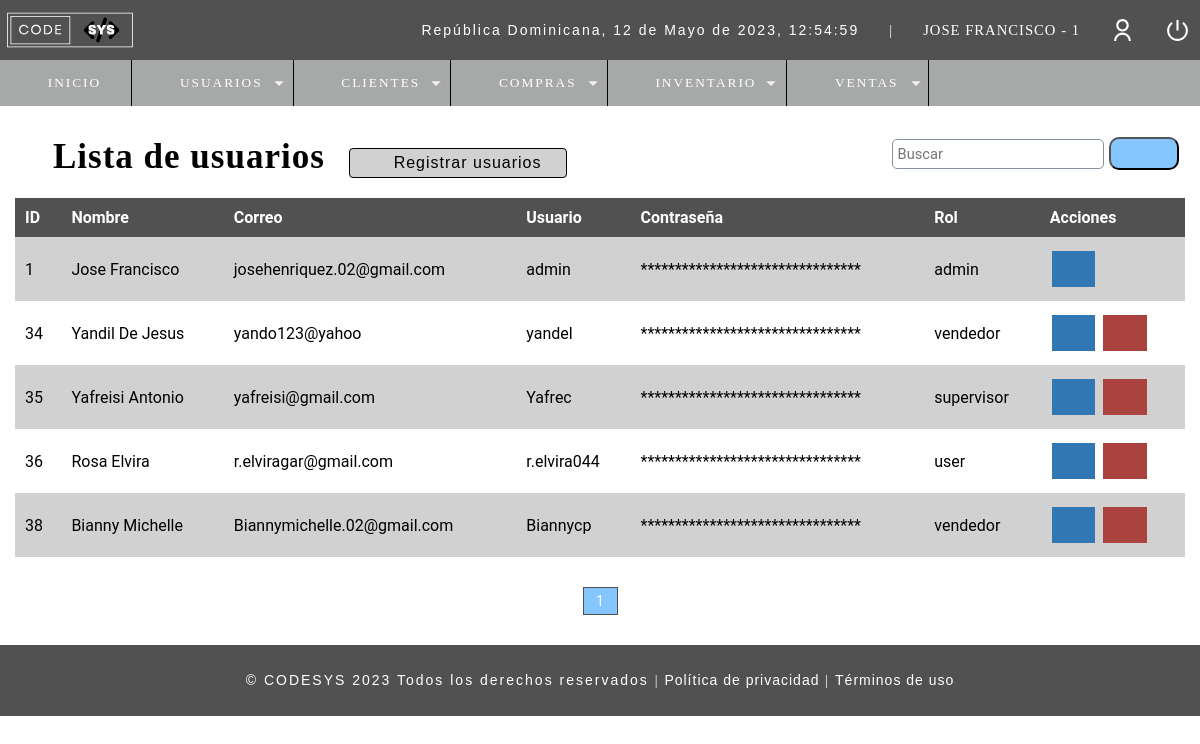
The app's page /r_usuarios.php (signed in), older data.
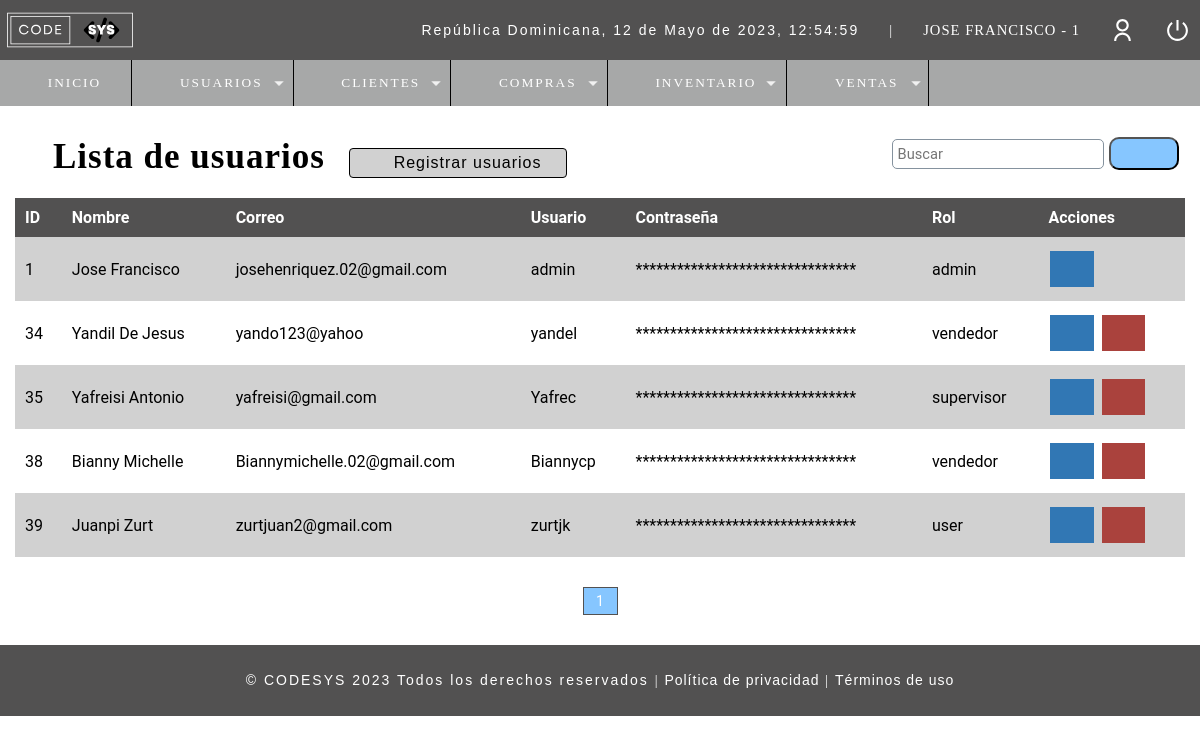
The same page, newer data.
### tables this page shows
CREATE TABLE `t_usuario` (
  `ID_Usuario` int(11) NOT NULL,
  `Nombre` varchar(50) DEFAULT NULL,
  `Email` varchar(100) DEFAULT NULL,
  `Usuario` varchar(15) DEFAULT NULL,
  `Pass` varchar(150) DEFAULT NULL,
  `Rol` int(11) DEFAULT NULL,
  `ID_Estado` int(10) DEFAULT NULL
);

CREATE TABLE `t_rol` (
  `ID_Rol` int(11) NOT NULL,
  `Rol` varchar(20) DEFAULT NULL
);

### Include/functions.php (called while the page is built, shortened)
<?php
	function fechaActual(){
		$mes = array("","Enero",
		    "Febrero",
			"Marzo",
			"Abril",
			"Mayo",
			"Junio",
			"Julio",
			"Agosto",
			"Septiembre",
			"Octubre",
			"Noviembre",
			"Diciembre");
		return date('d')." de ". $mes[date('n')] . " de " . date('Y') . ", " . date('H:i:s');
	}
?>

### Controllers/r_usuarios.controller.php (called while the page is built, shortened)
<?php
include("./Database/conn_backend.php");
$sql_registers =  mysqli_query($conn, "SELECT COUNT(*) as total_registers FROM t_usuario WHERE ID_Estado=1");
$result_registers = mysqli_fetch_array($sql_registers);
$total_registro = $result_registers['total_registers'];
$paginas = 5;
if(empty($_GET['pagina'])){
    $pagina = 1;
}else{
    $pagina = $_GET['pagina'];
}
$from = ($pagina - 1) * $paginas;
$total_pages = ceil($total_registro / $paginas);
$sql = "SELECT u.ID_Usuario, u.Nombre, u.Email, u.Usuario, u.Pass, r.Rol, e.Estado
            FROM t_usuario u
            INNER JOIN t_rol r
            INNER JOIN t_estado e
            ON u.Rol = r.ID_Rol
            AND u.ID_Estado = e.ID_Estado
            WHERE e.ID_Estado = 1
            ORDER BY u.ID_Usuario ASC
            LIMIT $from,$paginas";
$result = mysqli_query($conn, $sql);
?>

### r_usuarios.php (the view, shortened to what the changed rows need)
<?php
    include_once("Include/plantilla_Cabeza.php");
    include("Controllers/r_usuarios.controller.php");
?>
<br>
<br>
<head>
    <link rel="stylesheet" href="css/style.css">
</head>
<section id="container">
    <div class="r_user">
	<h1><i class="fa-solid fa-users" style="color: #000;"></i> Lista de usuarios</h1>
    <div class="containerTableResponsive">
    <table>
        <thead class="table">
        <tr>
            <th>ID</th>
            <th>Nombre</th>
            <th>Correo</th>
            <th>Usuario</th>
            <th>Contraseña</th>
            <th>Rol</th>
            <th>Acciones</th>
        </tr>
        </thead>
        <tbody>
        <?php while($mostrar = mysqli_fetch_array($result)): ?>
        <tr class="row<?= $mostrar['ID_Usuario']; ?>">
            <td><?= $mostrar['ID_Usuario']; ?></td>
            <td><?= $mostrar['Nombre']; ?></td>
            <td><?= $mostrar['Email']; ?></td>
            <td><?= $mostrar['Usuario']; ?></td>
                <?php
                    $pass = $mostrar['Pass'];
                    $passEncript = str_repeat("*", strlen($pass));
                ?>
            <td><?php echo $passEncript ?></td>
            <td><?= $mostrar['Rol']; ?></td>
            <td>
                <a class="btn_edit" href="u_usuarios.php?id=<?= $mostrar['ID_Usuario'];?>" data-bs-toggle="modal"><i class="fa-solid fa-pen-to-square"></i></a>
                    <?php if($mostrar['ID_Usuario'] != 1){?>
                <a class="btn_delete del_user" href="#" user="<?= $mostrar['ID_Usuario'];?>"><i class="fa-solid fa-trash"></i></a>
                    <?php } ?>
            </td>
            <?php endwhile;?>
        </tr>
        </tbody>
    </table>
    </div>
    <div class="paginador">
        <ul>
            <?php if($pagina != 1){ ?>
            <li><a href="?pagina=<?php echo 1; ?>"><i class="fa-sharp fa-solid fa-backward-step" style="color: #000000; height: 16px;"></i></a></li>
            <li><a href="?pagina=<?php echo $pagina-1; ?>"><i class="fa-sharp fa-solid fa-caret-left" style="color: #000000; height: 16px;"></i></a></li>
            <?php } for($i=1;$i<=$total_pages;$i++){
                if($i == $pagina){
                    echo '<li class="page_select">'.$i.'</a></li>';
                }else{
                echo '<li><a href="?pagina='.$i.'">'.$i.'</a></li>';
                }
            } if($pagina != $total_pages){ ?>
            <li><a href="?pagina=<?php echo $pagina + 1; ?>"><i class="fa-solid fa-caret-right" style="color: #000000; height: 16px;"></i></a></li>
            <li><a href="?pagina=<?php echo $total_pages?>"><i class="fa-sharp fa-solid fa-forward-step" style="color: #000000; height: 16px;"></i></a></li>
            <?php } ?>
        </ul>
    </div>
    </div>
</section>
<?php include_once("Include/plantilla_pie.php");?>

### Include/plantilla_Cabeza.php (shortened to what the changed rows need)
<?php
	include("./Database/conn_backend.php");
	include("scripts.php");
	$usuario = $_SESSION['Usuario'];
	$sql = "SELECT * FROM t_usuario WHERE Usuario='$usuario'";
	$result = mysqli_query($conn, $sql);
?>
<!DOCTYPE html>
<html lang="en">
<head>
</head>
<body>
	<header>
		<div class="header">
			<h1><img class="imgHeader" src="assets\images\CODESYSLOGO.svg" alt="Logo de CODESYS" width="130px" height="100px" style="margin-top:2px; margin-left:-5px;"></h1>
			<div class="optionsBar">
				<p id="hora">República Dominicana, <?php echo fechaActual();?></p>
				<span>|</span>
				<?php while($mostrar = mysqli_fetch_array($result)){?>
				<span class="user"><?php echo $mostrar['Nombre'].' - '.$mostrar['Rol']?></span>
				<?php } ?>
				<img class="photouser" src="assets\images\user-line.svg" alt="Usuario">
				<a href="Include\Close_session.php"><img class="close" src="assets\images\shut-down-line.svg" alt="Salir del sistema" title="Salir"></a>
			</div>
		</div>
	</header>

Row changes from the older to the newer data that the page shows:
no longer on this page (row edited): t_usuario: ID_Usuario "36", Nombre "Rosa Elvira", Email "r.elviragar@gmail.com", Usuario "r.elvira044", Pass "********************************", Rol.Rol "user", shown under "Lista de usuarios"
now on this page (row edited): t_usuario: ID_Usuario "39", Nombre "Juanpi Zurt", Email "zurtjuan2@gmail.com", Usuario "zurtjk", Pass "********************************", Rol.Rol "user", shown under "Lista de usuarios"
